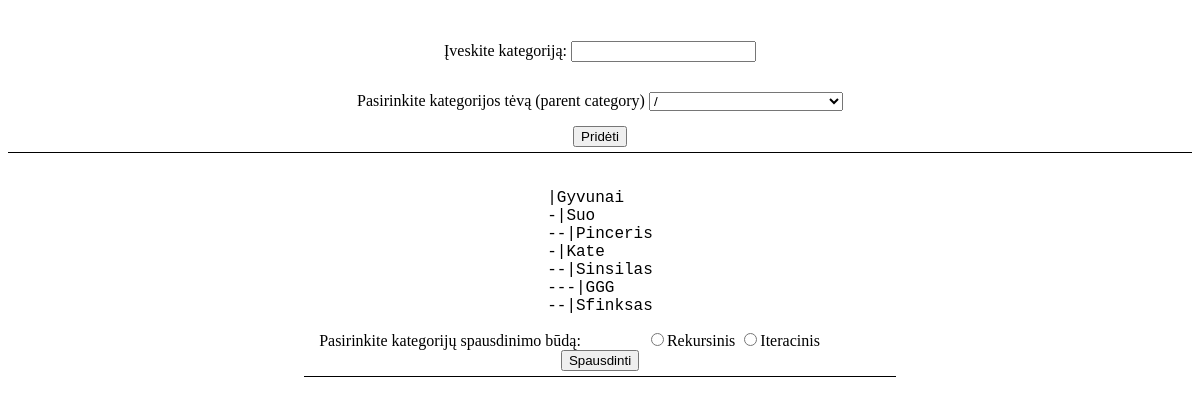
The app's page /, older data.
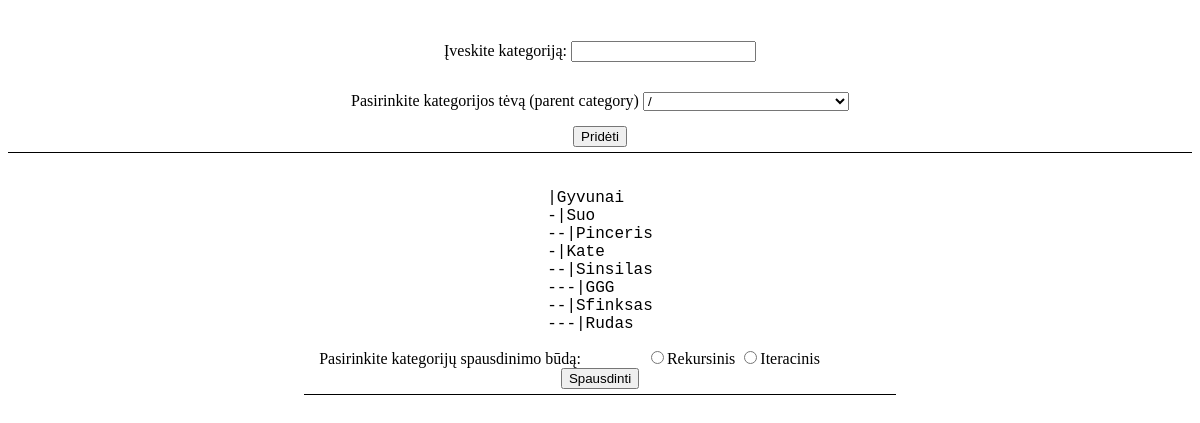
The same page, newer data.
### tables this page shows
CREATE TABLE categories (id INTEGER PRIMARY KEY AUTOINCREMENT, name VARCHAR(30), parent_id INTEGER);

### Database.php (called while the page is built, shortened)
<?php
class Database extends SQLite3{
    function getChildCategories($id){
        $categories = array();
        $query = "SELECT * FROM categories WHERE parent_id = $id ";
        $result = $this->query($query);
        while($row = $result->fetchArray()){
            $categories[] = new Category($row['id'], $row['name'], $row['parent_id']);
        }
        return $categories;
    }
    function getParentCategory($category){
        $query = "SELECT * FROM categories WHERE id = $category->parent_id";
        $result = $this->query($query);
        $result = $result->fetchArray();
        return new Category($result['id'], $result['name'], $result['parent_id']);
    }
}
?>

### index.php (the view, shortened to what this page needs)
<!DOCTYPE html>
<html>
    <head>
    </head>
    <body style="text-align: center">
        <?php
              include 'Database.php';
              include 'Category.php';
        ?>
        <br style="width: 50%; display: inline-block">
        <form action="index.php" method="post">
            <div class="form-content">
                <label for="category">Įveskite kategoriją: </label>
                <input type="text" name="category">
            </div>
            <br>
            <div class="form-content">
                <label for="parent">Pasirinkite kategorijos tėvą (parent category)</label>
                <select name="parent">
                    <option value="0">/</option>
                </select>
            </div>
            <br>
            <button type="submit">Pridėti</button>
        </form>
        <div class="categories">
        <?php  $rootCategories = $database->getChildCategories(0);
            foreach ($rootCategories as $category) {
                if(!isset($_POST['printType']) || $_POST['printType'] == 'recursive'){
                    echo "</br>".str_repeat("-", 0).'|'.$category->name;
                    $category->printChildrenRecursive(1);
                }
                else if ($_POST['printType'] == 'iterative'){
                    $category->printChildrenIterative();
                }
        }?>
        </div>
        <div class="form-content">
            <form action="index.php" method="post">
                <label for="printTypeForm">Pasirinkite kategorijų spausdinimo būdą: </label>
                <div name="printTypeForm">
                    <input type="radio" name="printType" value="recursive">Rekursinis
                    <input type="radio" name="printType" value="iterative">Iteracinis
                </div>
                <button type="submit">Spausdinti</button>
            </form>
        </div>
    </body>
</html>

### Category.php (shortened to what this page needs)
<?php
class Category{
    public $id;
    function __construct($id = 0, $name, $parent_id){
        $this->id = $id;
        $this->name = $name;
        $this->parent_id = $parent_id;
        $this->depth = $this->depth();
    }
    function depth(){
        $depth = 0;
        $category = $this;
        while($category->parent_id != 0){
            $depth++;
            $category = $GLOBALS['database']->getParentCategory($category);
        }
        return $depth;
    }
    function printChildrenRecursive($level){
        $childCategories = $GLOBALS['database']->getChildCategories($this->id);
        foreach ($childCategories as $child) {
           echo "</br>".str_repeat("-", $level).'|'.$child->name;
           $child->printChildrenRecursive($level + 1);
        }
    }
}
?>

Row changes from the older to the newer data that the page shows:
added categories: level "---", name "Rudas", shown under "Sfinksas"
